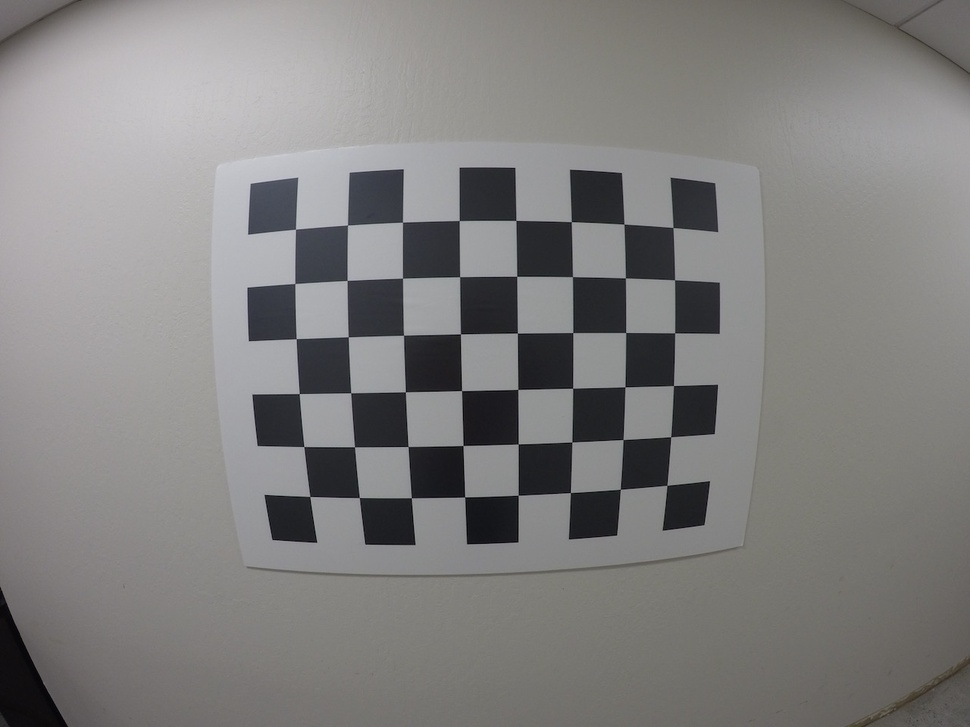
#> input picture OpenCV 02일차/실습/img/calibration_wide/GOPR0042.jpg, 970 x 727 px, shrunk from 1280 x 960 before the run; its folder holds only this picture in this run
$ python opencv_28.py
#> lines starting #> are read from the running program, lines starting #| are printed output that depends on the picture; after the words box and inside, x2 and y2 are one past the last pixel; in counts of white or black regions, pixels touching at a corner belong together
# OpenCV Camera Calibration(카메라 구멍 없이 왜곡 펴기)
import numpy as np
import cv2
import glob
import matplotlib.pyplot as plt

# prepare object points, like (0,0,0), (1,0,0), (2,0,0) ....,(6,5,0)
objp = np.zeros((6*8,3), np.float32)
objp[:,:2] = np.mgrid[0:8, 0:6].T.reshape(-1,2)

# Arrays to store object points and image points from all the images.
objpoints = [] # 3d points in real world space
imgpoints = [] # 2d points in image plane.

# Make a list of calibration images
images = glob.glob('img/calibration_wide/GOPR*.jpg')

# Step through the list and search for chessboard corners
for idx, fname in enumerate(images):
    img = cv2.imread(fname)
#> img is the input picture: shape (727, 970, 3); mean B, G, R 127.1, 127.8, 128.9
    gray = cv2.cvtColor(img, cv2.COLOR_BGR2GRAY)

    # Find the chessboard corners
    ret, corners = cv2.findChessboardCorners(gray, (8,6), None)
#> ret = True; corners = 48 rows, first 8: [295.5, 229.3], [347.5, 225.1], [402.5, 222.2], [459.3, 220.5], [516, 220.4], [571.2, 221.7], [624.1, 223.9], [673, 227.5]

    # If found, add object points, image points
    if ret == True:
        objpoints.append(objp)
        imgpoints.append(corners)

        # Draw and display the corners
        cv2.drawChessboardCorners(img, (8,6), corners, ret)
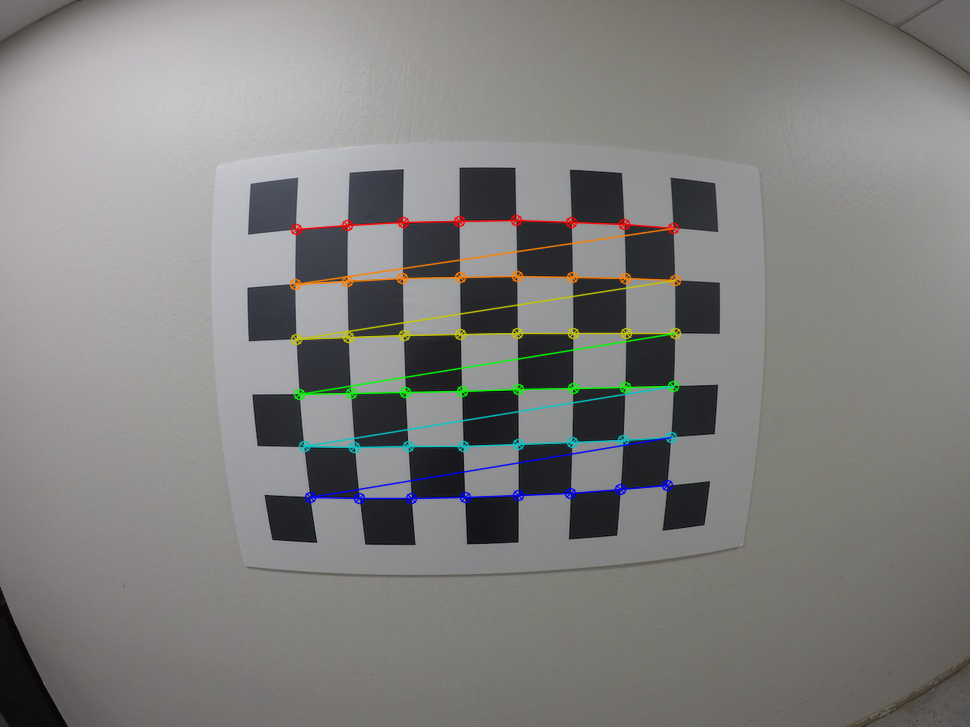
#> img: shape (727, 970, 3); 2.28% of pixels changed, all inside (x1, y1, x2, y2) = (289, 214, 682, 505)
        #write_name = 'corners_found'+str(idx)+'.jpg'
        #cv2.imwrite(write_name, img)
        cv2.imshow('img', img)
        cv2.waitKey(500)

cv2.destroyAllWindows()

import pickle

# Test undistortion on an image
img = cv2.imread('img/calibration_wide/test_image.jpg')
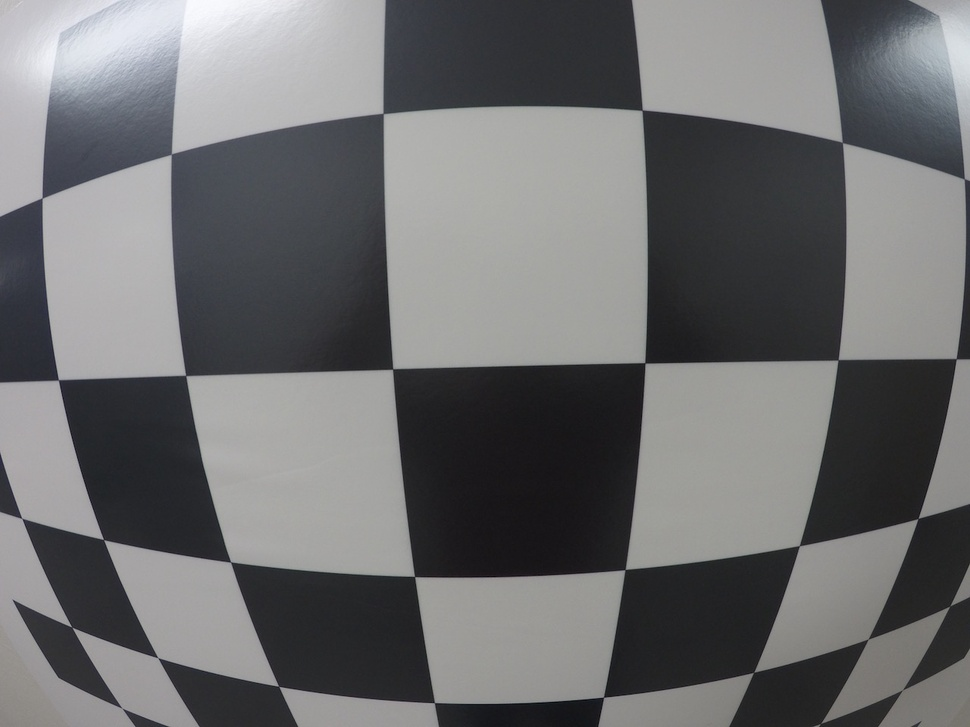
#> input picture OpenCV 2일차/실습/img/calibration_wide/test_image.jpg, 970 x 727 px, shrunk from 1280 x 960 before the run, found by its file name
#> img is the input picture: shape (727, 970, 3); mean B, G, R 110.7, 109.5, 109.1
img_size = (img.shape[1], img.shape[0])
#> img_size = (970, 727)

# Do camera calibration given object points and image points
ret, mtx, dist, rvecs, tvecs = cv2.calibrateCamera(objpoints, imgpoints, img_size,None,None)
#> ret = 0.125; mtx = [[441.3, 0, 486.7], [0, 437.1, 408.9], [0, 0, 1]]; dist = [[-0.274, 0.0921, -0.0171, 0.00546, -0.0387]]; rvecs = ([0.12, -0.0614, -0.02],); tvecs = ([-3.49, -3.23, 7.26],)


dst = cv2.undistort(img, mtx, dist, None, mtx)
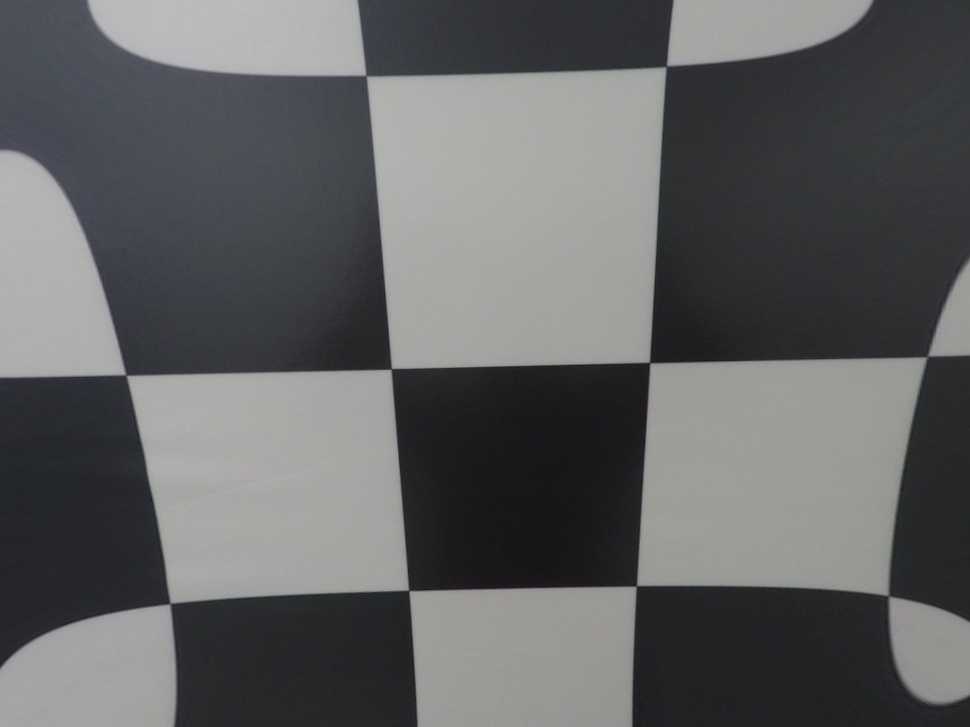
#> dst: shape (727, 970, 3); mean B, G, R 99, 98, 97.4
cv2.imwrite('img/calibration_wide/test_undist.jpg',dst)

# Save the camera calibration result for later use (we won't worry about rvecs / tvecs)
dist_pickle = {}
dist_pickle["mtx"] = mtx
dist_pickle["dist"] = dist
pickle.dump(dist_pickle, open("img/calibration_wide/wide_dist_pickle.p", "wb"))
#dst = cv2.cvtColor(dst, cv2.COLOR_BGR2RGB)
# Visualize undistortion
f, (ax1, ax2) = plt.subplots(1, 2, figsize=(20,10))
ax1.imshow(img)
ax1.set_title('Original Image', fontsize=30)
ax2.imshow(dst)
ax2.set_title('Undistorted Image', fontsize=30)

plt.show()
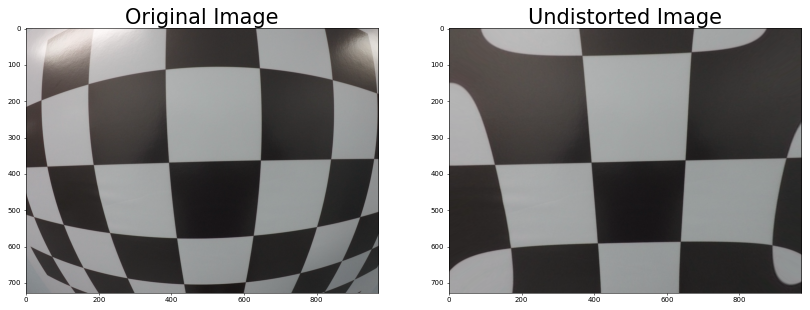
#> figure drawn by matplotlib, 2 panels; B, G, R data is drawn as R, G, B
